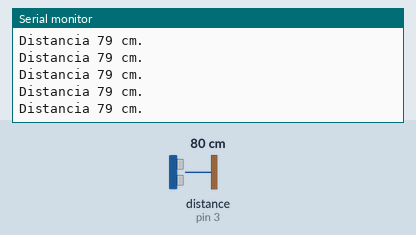
Recording of a sketch running on a simulated Arduino Uno, built with avr-gcc and run on an emulated ATmega328P. On the bench: the last lines printed to the serial monitor. Wiring (inferred from the names in the program): ultrasonic range finder: trigger pin 2; echo pin 3. The test bench sets the inputs (shaded band); at power-on: distance to the obstacle (sensor on pin 3) 80 cm. The echo pulse lasts 58.3 µs per cm.

Above: at 1.2 s.
1.3 s: distance to the obstacle (sensor on pin 3) set to 2 cm
At 2.2 s:
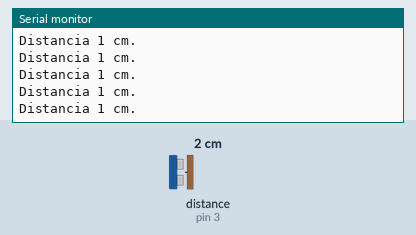
4.3 s: distance to the obstacle (sensor on pin 3) set to 18 cm
At 5.2 s:
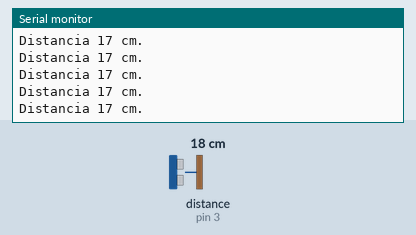
7.3 s: distance to the obstacle (sensor on pin 3) set to 4 cm
At 7.9 s:
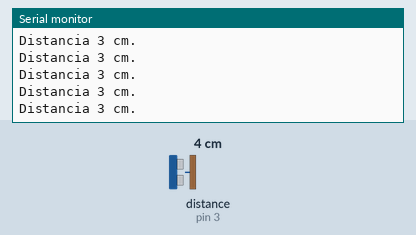
10.3 s: distance to the obstacle (sensor on pin 3) set to 120 cm
At 11.3 s:
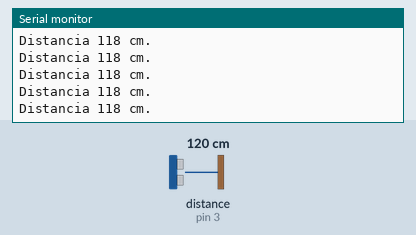
13.3 s: distance to the obstacle (sensor on pin 3) set to 35 cm
At 14.3 s:
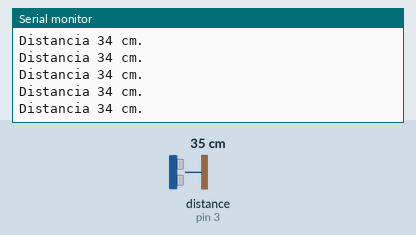
16.3 s: distance to the obstacle (sensor on pin 3) set to 9 cm
At 17.3 s:
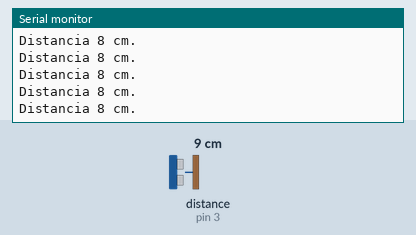
Timing chart, 0 to 19.3 s (numbered marks = the images above; inputs shaded):
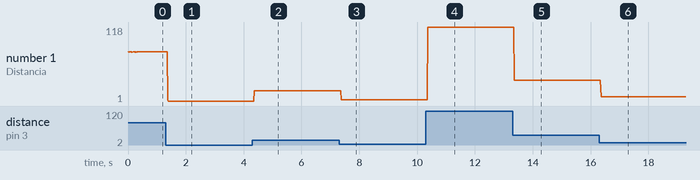

The sketch:

sensor_proximidad.ino
```cpp
int Trigger = 2;
int Echo = 3;
void setup() {
  Serial.begin(9600);
  pinMode(Trigger, OUTPUT);
  pinMode(Echo, INPUT);
  digitalWrite(Trigger, LOW);
}

void loop() {
  long t;
  long d;

  digitalWrite(Trigger, HIGH);
  delayMicroseconds(10);
  digitalWrite(Trigger, LOW);

  t = pulseIn(Echo, HIGH);
  d = t / 59;

  Serial.print("Distancia ");
  Serial.print(d);
  Serial.print(" cm.");
  Serial.println();
  delay(10);
}
```

Measured:
- after the input at 1.3 s, the serial monitor: prints a new line after 0.07 s (image 1)
- after the input at 4.3 s, the serial monitor: prints a new line after 0.06 s (image 2)
- after the input at 7.3 s, the serial monitor: prints a new line after 0.07 s (image 3)
- after the input at 10.3 s, the serial monitor: prints a new line after 0.06 s (image 4)
- after the input at 13.3 s, the serial monitor: prints a new line after 0.07 s (image 5)
- after the input at 16.3 s, the serial monitor: prints a new line after 0.06 s (image 6)
- plotted number 1: 79 → 1 after the input at 1.3 s, 1 → 17 after the input at 4.3 s, 17 → 3 after the input at 7.3 s, 3 → 118 after the input at 10.3 s, 118 → 34 after the input at 13.3 s
